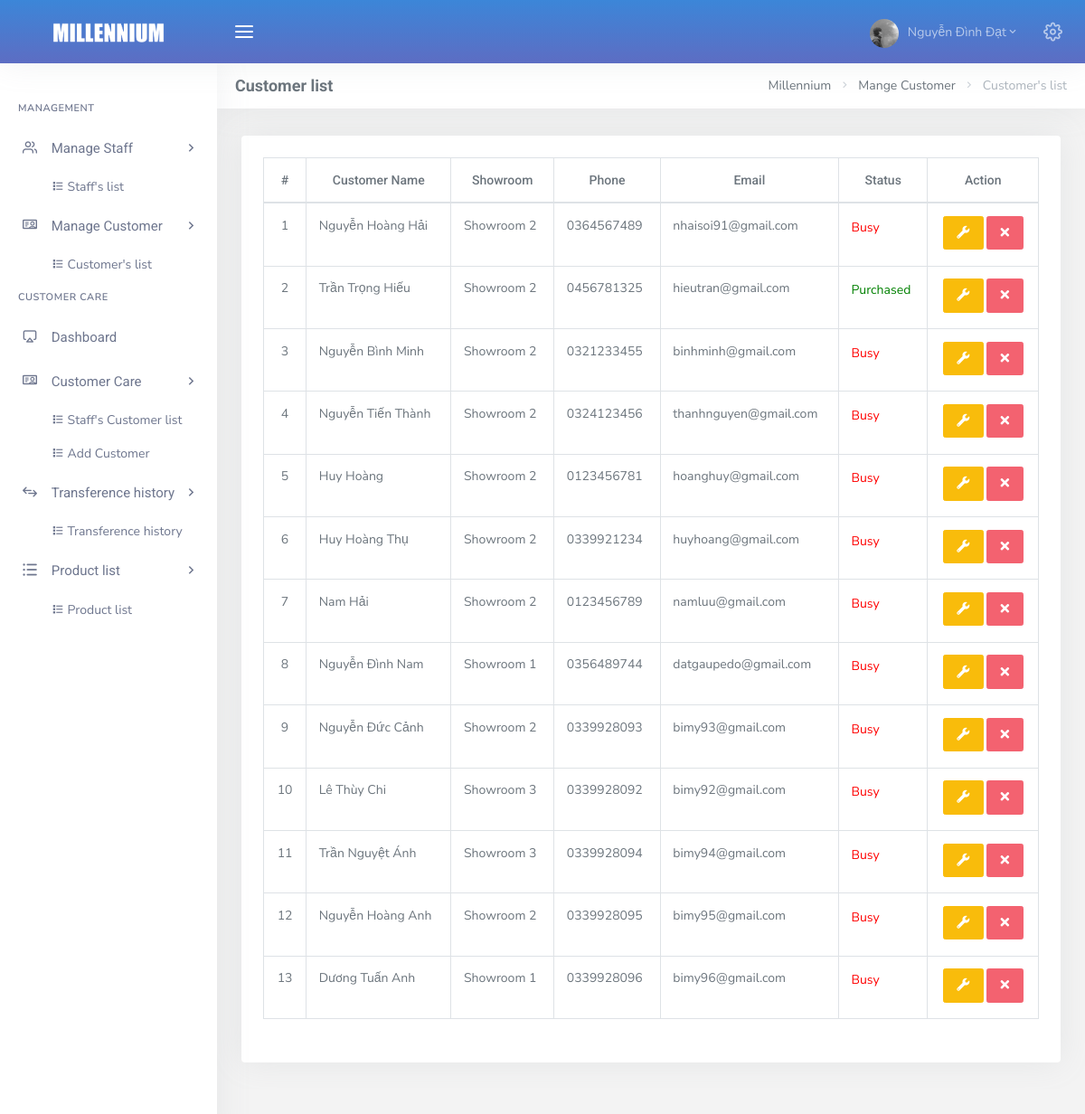
The page /admin/dashboard.php?page=list_customer (signed in) on the database its author committed.
### tables this page shows
CREATE TABLE `tbl_customer` (
  `id` int(11) NOT NULL,
  `name` varchar(50) NOT NULL,
  `showroom_id` int(11) NOT NULL,
  `phone` varchar(10) NOT NULL,
  `email` varchar(50) NOT NULL,
  `sex` varchar(5) NOT NULL,
  `birth` date NOT NULL DEFAULT '1970-01-01',
  `passw` varchar(50) NOT NULL,
  `avatar` varchar(50) NOT NULL DEFAULT 'guest.jpg',
  `create_at` datetime NOT NULL DEFAULT current_timestamp()
);

CREATE TABLE `tbl_showroom` (
  `showroom_id` int(11) NOT NULL,
  `title` varchar(50) NOT NULL,
  `addres` varchar(100) NOT NULL,
  `create_at` datetime NOT NULL DEFAULT current_timestamp()
);

### admin/Controller/Customer/Customer_c.php (called while the page is built)
<?php
    include_once("Model/Customer/Customer_m.php");
    class Customer_c extends Customer_m {
        private $customer;
        function __construct()
        {
            $this->customer = new Customer_m();
        }
        public function Customer () {
            $customer = $this->customer->getCustomer();
            include_once 'View/Customer/list_customer.php';
        }
    }

### admin/Config/myConfig.php (called while the page is built, shortened)
<?php
	class Connect{
		private $user = "root";
		private $pass = "";
		private $dns = "mysql:host=localhost;dbname=customer_care";
		function __construct(){
			try {
				$this->pdo = new PDO($this->dns, $this->user, $this->pass);
				$this->pdo->query("SET NAMES utf8");
			} catch (PDOException $e) {
				echo $e->getMessage();
				exit();
			}
		}
	}
 ?>

### admin/Model/Customer/Customer_m.php (called while the page is built, shortened)
<?php
    include_once("Config/myConfig.php");
    class Customer_m extends Connect {
        function __construct()
        {
            parent::__construct();
        }
        protected function getCustomer () {
            $sql = "SELECT
                        *
                    FROM
                        tbl_customer,
                        tbl_showroom,
                        tbl_care
                    WHERE
                        tbl_customer.showroom_id = tbl_showroom.showroom_id AND tbl_customer.id = tbl_care.customer_id
                    ORDER BY
                        tbl_customer.create_at
                    DESC
                        ";
            $pre = $this->pdo->prepare($sql);
            $pre->execute();
            $result = array();
            while ($row = $pre->fetch(PDO::FETCH_ASSOC)) {
                $result[] = $row;
            }
            return $result;
        }
    }

### admin/View/Customer/list_customer.php (the view, shortened to what this page needs)
<?php
  include_once("Controller/Customer/Customer_c.php");
 ?>
<div class="row">
  <div class="col-12">
    <div class="card-box table-responsive table_Cus">
        <table id="datatable_listcustomer" class="display table table-bordered dt-responsive nowrap" style="border-collapse: collapse; border-spacing: 0; width: 100%;">
          <thead>
            <tr class="text-center">
              <th>#</th>
              <th>Customer Name</th>
              <th>Showroom</th>
              <th>Phone</th>
              <th>Email</th>
              <th>Status</th>
              <th>Action</th>
            </tr>
          </thead>
          <tbody id="view_data">
            <?php
              $dem = 0;
              foreach ($customer as $key => $value) {
              ?>
                <tr>
                  <td class="text-center"><?php echo $dem+=1; ?></td>
                  <td><?php echo $value['name']; ?></td>
                  <td><?php echo $value['title']; ?></td>
                  <td><?php echo $value['phone']; ?></td>
                  <td><?php echo $value['email']; ?></td>
                  <td><?php
                      if ($value['status'] == 1) {
                          echo "<p style='color: red;'>Busy</p>";
                      }else if ($value['status'] == 2){
                          echo "<p style='color: green;'>Purchased</p>";
                      }else if ($value['status'] == 3){
                          echo "<p style='color: blue;'>New</p>";
                      }
                  ?></td>
                  <td class="text-center">
                    <button type="button" class="btn btn-icon waves-effect waves-light btn-warning" data-toggle="modal" data-target="#edit_customer<?= $value['id'] ?>" data-whatever="@getbootstrap" title="Modify"><span><i class="fas fa-wrench"></i></span></button>
                      <button class="btn btn-danger btn-icon waves-effect waves-light delCus" value="<?php echo $value['id']; ?>" title="Delete">
                        <i class="fas fa-times"></i>
                      </button>
                  </td>
                </tr>
              <?php
              }
             ?>
          </tbody>
      </table>
    </div>
  </div>
</div>

### rows shown on the page
tbl_customer: dem "1", name "Nguyễn Hoàng Hải", showroom.title "Showroom 2", phone "0364567489", email "nhaisoi91@gmail.com", shows "Busy", $value['id'] 156 (drawn)
tbl_customer: dem "2", name "Trần Trọng Hiếu", showroom.title "Showroom 2", phone "0456781325", email "hieutran@gmail.com", shows "Purchased", $value['id'] 155 (drawn)
tbl_customer: dem "3", name "Nguyễn Bình Minh", showroom.title "Showroom 2", phone "0321233455", email "binhminh@gmail.com", shows "Busy", $value['id'] 154 (drawn)
tbl_customer: dem "4", name "Nguyễn Tiến Thành", showroom.title "Showroom 2", phone "0324123456", email "thanhnguyen@gmail.com", shows "Busy", $value['id'] 153 (drawn)
tbl_customer: dem "5", name "Huy Hoàng", showroom.title "Showroom 2", phone "0123456781", email "hoanghuy@gmail.com", shows "Busy", $value['id'] 152 (drawn)
tbl_customer: dem "6", name "Huy Hoàng Thụ", showroom.title "Showroom 2", phone "0339921234", email "huyhoang@gmail.com", shows "Busy", $value['id'] 151 (drawn)
tbl_customer: dem "7", name "Nam Hải", showroom.title "Showroom 2", phone "0123456789", email "namluu@gmail.com", shows "Busy", $value['id'] 150 (drawn)
tbl_customer: dem "8", name "Nguyễn Đình Nam", showroom.title "Showroom 1", phone "0356489744", email "datgaupedo@gmail.com", shows "Busy", $value['id'] 149 (drawn)
tbl_customer: dem "9", name "Nguyễn Đức Cảnh", showroom.title "Showroom 2", phone "0339928093", email "bimy93@gmail.com", shows "Busy", $value['id'] 10 (drawn)
tbl_customer: dem "10", name "Lê Thùy Chi", showroom.title "Showroom 3", phone "0339928092", email "bimy92@gmail.com", shows "Busy", $value['id'] 11 (drawn)
tbl_customer: dem "11", name "Trần Nguyệt Ánh", showroom.title "Showroom 3", phone "0339928094", email "bimy94@gmail.com", shows "Busy", $value['id'] 9 (drawn)
tbl_customer: dem "12", name "Nguyễn Hoàng Anh", showroom.title "Showroom 2", phone "0339928095", email "bimy95@gmail.com", shows "Busy", $value['id'] 8 (drawn)
tbl_customer: dem "13", name "Dương Tuấn Anh", showroom.title "Showroom 1", phone "0339928096", email "bimy96@gmail.com", shows "Busy", $value['id'] 7 (drawn)

### other values the page prints
$_SESSION['name'] "Nguyễn Đình Đạt"
